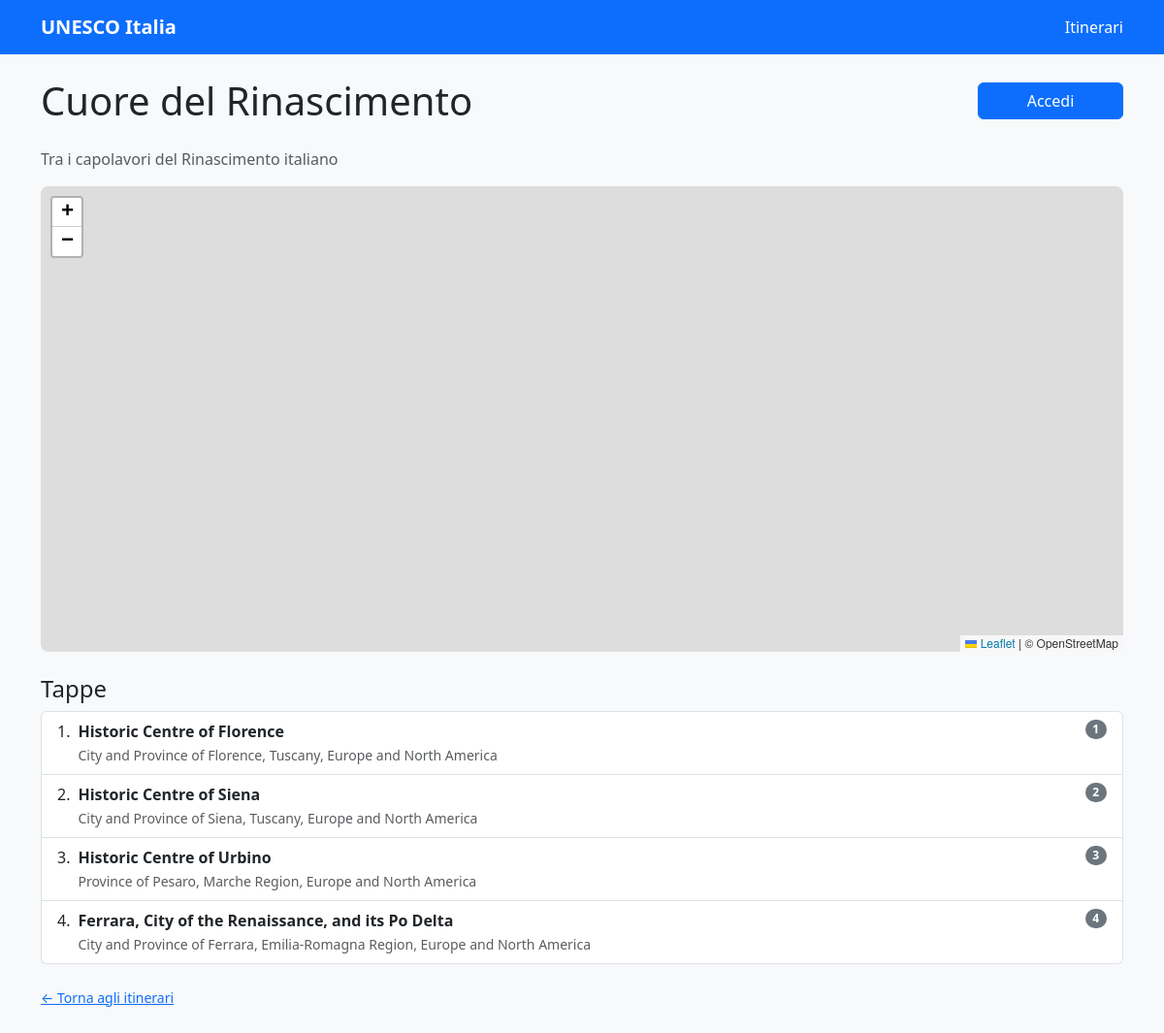
The app's page /itinerari/2/ with its own data.
### heritage/models.py (models this page shows, shortened)
class Itinerario(models.Model):
    nome = models.CharField(max_length=200)
    descrizione = models.TextField(blank=True)

class Tappa(models.Model):
    itinerario = models.ForeignKey(Itinerario, on_delete=models.CASCADE, related_name="tappe")
    sito = models.ForeignKey(Sito, on_delete=models.CASCADE)
    ordine = models.PositiveIntegerField(default=1)
    class Meta:
        ordering = ["ordine"]
        constraints = [
            models.UniqueConstraint(fields=["itinerario", "ordine"], name="tappa_unique_itin_ordine"),
        ]

class Sito(models.Model):
    nome = models.CharField(max_length=200)
    descrizione = models.TextField(blank=True)
    categoria = models.ForeignKey(Categoria, on_delete=models.SET_NULL, null=True, blank=True, related_name="siti")
    accessibilita = models.ForeignKey(Accessibilita, on_delete=models.SET_NULL, null=True, blank=True, related_name="siti")
    latitudine = models.FloatField(null=True, blank=True)
    longitudine = models.FloatField(null=True, blank=True)
    regione = models.CharField(max_length=100, blank=True)
    citta = models.CharField(max_length=100, blank=True)
    unesco_id = models.IntegerField(unique=True, db_index=True)
    class Meta:
        indexes = [
            models.Index(fields=["categoria"]),
        ]
        constraints = [
            models.CheckConstraint(
                check=models.Q(latitudine__isnull=True) |
                      (models.Q(latitudine__gte=-90) & models.Q(latitudine__lte=90)),
                name="sito_lat_range_or_null",
            ),
            models.CheckConstraint(
                check=models.Q(longitudine__isnull=True) |
                      (models.Q(longitudine__gte=-180) & models.Q(longitudine__lte=180)),
                name="sito_lng_range_or_null",
            ),
        ]
    nome = models.CharField(max_length=200)
    descrizione = models.TextField(blank=True)
    regione = models.CharField(max_length=100, db_index=True)
    citta   = models.CharField(max_length=100, db_index=True)
    latitudine = models.FloatField(null=True, blank=True)
    longitudine = models.FloatField(null=True, blank=True)
    categoria = models.ForeignKey(Categoria, on_delete=models.SET_NULL, null=True, blank=True)
    accessibilita = models.ForeignKey(
        "Accessibilita", on_delete=models.SET_NULL, null=True, blank=True, related_name="siti"
    )
    anno_iscrizione = models.IntegerField(null=True, blank=True)
    unesco_id = models.CharField(max_length=50, unique=True, db_index=True)
    class Meta:
        indexes = [
            models.Index(fields=["regione"]),
            models.Index(fields=["citta"]),
            models.Index(fields=["categoria"]),
        ]
        constraints = [
            models.CheckConstraint(
                check=models.Q(latitudine__gte=-90) & models.Q(latitudine__lte=90),
                name="sito_lat_range",
            ),
            models.CheckConstraint(
                check=models.Q(longitudine__gte=-180) & models.Q(longitudine__lte=180),
                name="sito_lng_range",
            ),
        ]

### heritage/views.py (the view)
# urls.py: path("itinerari/<int:pk>/", itinerario_dettaglio, name="itinerario_dettaglio"),
def itinerario_dettaglio(request, pk: int):
    itin = get_object_or_404(Itinerario.objects.prefetch_related("tappe__sito"), pk=pk)
    is_prenotato = False
    if request.user.is_authenticated:
        is_prenotato = PrenotazioneItinerario.objects.filter(user=request.user, itinerario=itin).exists()
    return render(request, "heritage/itinerario_dettaglio.html", {"itinerario": itin, "is_prenotato": is_prenotato})

### heritage/templates/heritage/itinerario_dettaglio.html (shortened to what this page needs)
<!doctype html>
<html lang="it">
<head>
  <link href="https://cdn.jsdelivr.net/npm/bootstrap@5.3.3/dist/css/bootstrap.min.css" rel="stylesheet">
  <link rel="stylesheet" href="https://unpkg.com/leaflet/dist/leaflet.css">
</head>
<body class="bg-light">
  <nav class="navbar navbar-expand-lg navbar-dark bg-primary">
    <div class="container">
      <a class="navbar-brand fw-bold" href="{% url 'home' %}">UNESCO Italia</a>
      <div class="ms-auto">
        <a class="nav-link text-white" href="{% url 'itinerari_list' %}">Itinerari</a>
      </div>
    </div>
  </nav>
  <main class="container py-4">
    <div class="d-flex justify-content-between align-items-center mb-4 flex-wrap gap-2">
      <h1 class="mb-0">{{ itinerario.nome }}</h1>
      <div class="d-flex gap-2">
        {% if user.is_authenticated %}
          <button id="btnToggle" class="btn btn-prenotazione {% if is_prenotato %}btn-success{% else %}btn-primary{% endif %}">
            {% if is_prenotato %}Prenotato ✓{% else %}Segui{% endif %}
          </button>
        {% else %}
          <a class="btn btn-primary btn-prenotazione" href="{% url 'login' %}?next={{ request.path }}">Accedi</a>
        {% endif %}
      </div>
    </div>
    {% if itinerario.descrizione %}
      <p class="text-muted">{{ itinerario.descrizione }}</p>
    {% endif %}
    <div id="map" role="region" aria-label="Mappa itinerario"></div>
    <div class="mt-4">
      <h4>Tappe</h4>
      <ol class="list-group list-group-numbered">
        {% for t in itinerario.tappe.all %}
          <li class="list-group-item d-flex justify-content-between align-items-start">
            <div class="ms-2 me-auto">
              <div class="fw-bold">{{ t.sito.nome }}</div>
              <span class="text-muted small">{{ t.sito.citta }}{% if t.sito.citta and t.sito.regione %}, {% endif %}{{ t.sito.regione }}</span>
            </div>
            <span class="badge bg-secondary rounded-pill">{{ t.ordine }}</span>
          </li>
        {% empty %}
          <li class="list-group-item text-muted">Nessuna tappa.</li>
        {% endfor %}
      </ol>
      <p class="mt-4 small text-muted">
        <a href="{% url 'itinerari_list' %}">← Torna agli itinerari</a>
      </p>
    </div>
  </main>
</body>
</html>

### heritage/templates/heritage/itinerario_dettaglio.html (style rules this page uses)
#map { height: 60vh; margin: 1rem 0; border-radius: 8px; }
.btn-prenotazione { min-width: 150px; }

### records on screen
Itinerario: nome "Cuore del Rinascimento", descrizione "Tra i capolavori del Rinascimento italiano"
Tappa: sito.nome "Historic Centre of Florence", sito.citta "City and Province of Florence, Tuscany", sito.regione "Europe and North America", ordine "1"
Tappa: sito.nome "Historic Centre of Siena", sito.citta "City and Province of Siena, Tuscany", sito.regione "Europe and North America", ordine "2"
Tappa: sito.nome "Historic Centre of Urbino", sito.citta "Province of Pesaro, Marche Region", sito.regione "Europe and North America", ordine "3"
Tappa: sito.nome "Ferrara, City of the Renaissance, and its Po Delta", sito.citta "City and Province of Ferrara, Emilia-Romagna Region", sito.regione "Europe and North America", ordine "4"
